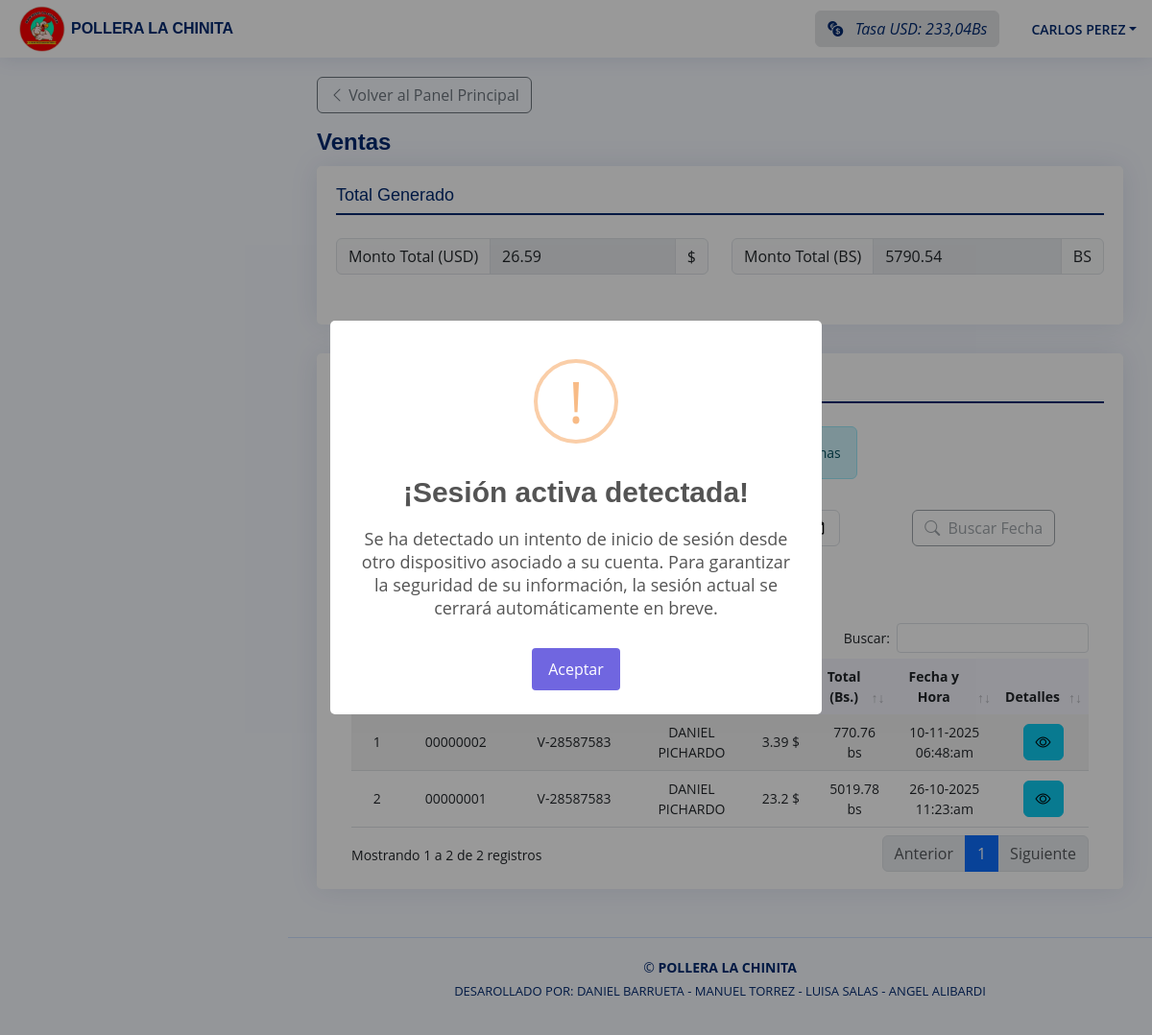
/vista/venta.php (signed in), run on an earlier commit of the app's database.
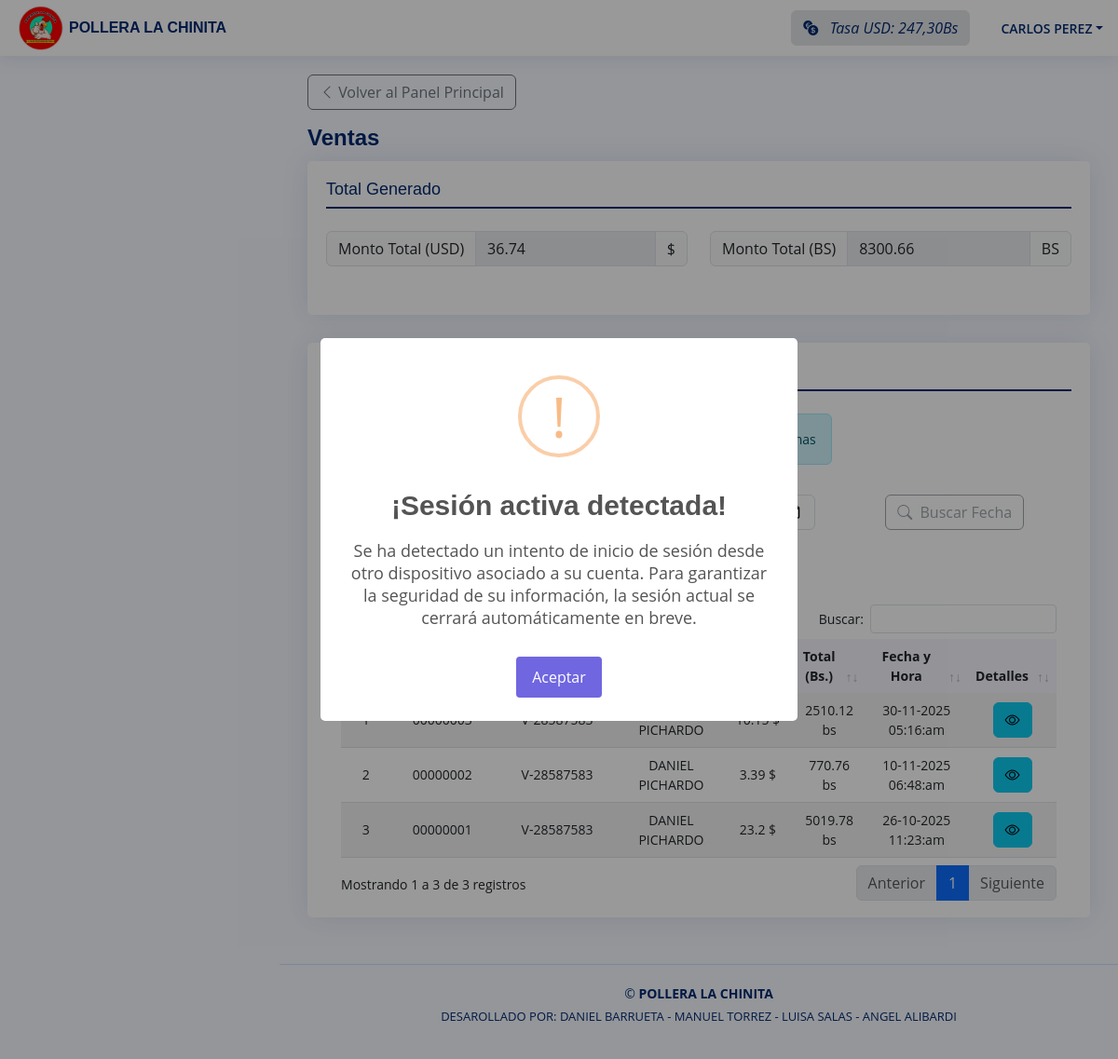
And on a later commit of the database.
### tables this page shows
CREATE TABLE `venta` (
  `id_venta` int NOT NULL,
  `fecha_venta` datetime NOT NULL,
  `sub_total_dolares` float NOT NULL,
  `sub_total_bs` float NOT NULL,
  `monto_total_dolares` float NOT NULL,
  `monto_total_bolivares` float NOT NULL,
  `id_usuario` int NOT NULL,
  `id_cliente` int NOT NULL
);

CREATE TABLE `cliente` (
  `id_cliente` int NOT NULL,
  `cedula` varchar(11) NOT NULL,
  `nombre` varchar(40) NOT NULL,
  `telefono` varchar(11) NOT NULL
);

### modelo/modeloPrincipal.php (called while the page is built, shortened)
<?php
class modeloPrincipal {
    public static function Conexion(){
        if(!$con = mysqli_connect(SERVER, USER, PASSWORD)){
            die("Los datos de conexión con la base de datos ingresados son incorrectos, por favor verifique");
        }
        mysqli_set_charset($con, "utf8");
        return $con;
    }
    public static function consultar($query) {
        if (!$consul = mysqli_query(Self::Conexion(),$query)) {
            mysqli_query(Self::Conexion(),"ROLLBACK;");
            die(mysqli_error($query).' Error en la consulta SQL ejecutada ');
        }else{
            mysqli_query(Self::Conexion(),"COMMIT;");
        }
        return $consul;
    }
    public static function encryption($string) {
        $key = SECRET_KEY;
        $result = '';
            for($i=0; $i<strlen($string); $i++) {
                $char = substr($string, $i, 1);
                $keychar = substr($key, ($i % strlen($key))-1, 1);
                $char = chr(ord($char)+ord($keychar));
                $result.=$char;
            }
        return base64_encode($result);
    }
    public static function encryptionId($id) {
        $idModificada = $id * 10;
        $idModificada = self::encryption($idModificada);
        return $idModificada;
    }
    public static function obtener_precio_dolar(){
        $id_dolar = self::obtener_id_precio_dolar();
        $precio_dolar_actual = mysqli_fetch_array(modeloPrincipal::consultar("SELECT dolar from dolar WHERE id_dolar = $id_dolar "))['dolar'];
        return $precio_dolar_actual;
    }
    public static function obtener_id_precio_dolar(){
        $precio_dolar_actual = modeloPrincipal::consultar("SELECT MAX(id_dolar) AS id FROM dolar");
        if(mysqli_num_rows($precio_dolar_actual) < 1) {
            return 0;
        }else{
            $precio_dolar_actual = mysqli_fetch_array($precio_dolar_actual)['id'];
            return $precio_dolar_actual;
        }
    }
    public static function verificar_permisos_requeridos ($permisos_requeridos) {
        foreach ($permisos_requeridos as $permiso) {
            if (array_key_exists($permiso, $_SESSION['permisosRol'])) {
                return true;
            }
        }
        return false;
    }
}

### modelo/venta_model.php (the view, shortened to what this page needs)
<?php
class venta_model extends modeloPrincipal {
    public static function generar_numero($num){
        $id_generate = "0";
        $vueltas = 8 - strlen($num);
        for ($i=0; $i < 7; $i++) {
            if (strlen($id_generate) < $vueltas){
                $id_generate .= "0";
            }else{
                $id_generate .= $num;
                break;
            }
        }
        return $id_generate;
    }
    public static function lista_ventas_realizadas($fecha_inicio, $fecha_fin){
        if($fecha_inicio == "" && $fecha_fin == ""){
            $ventas_realizadas = modeloPrincipal::consultar("SELECT V.id_venta, C.cedula, C.nombre,
                V.monto_total_bolivares, V.monto_total_dolares, V.fecha_venta, V.id_usuario, C.id_cliente
                FROM venta as V
                INNER JOIN cliente as C ON V.id_cliente = C.id_cliente
                ORDER BY V.id_venta DESC LIMIT 100");
        }
        $d_venta = modeloPrincipal::verificar_permisos_requeridos(['d_venta']);
        if(mysqli_num_rows($ventas_realizadas) > 0){
            $i = 1 ;
            while($row = mysqli_fetch_array($ventas_realizadas)){ ?>
                <tr>
                    <td class="text-center col"><?= $i++ ?></td>
                    <td class="text-center col"><?= self::generar_numero( $row['id_venta']) ?></td>
                    <td class="text-center col"><?= $row['cedula'] ?></td>
                    <td class="text-center col"><?= $row['nombre'] ?></td>
                    <td class="text-center col"><?= $row['monto_total_dolares'].' $' ?></td>
                    <td class="text-center col"><?= $row['monto_total_bolivares'].' bs' ?></td>
                    <td class="text-center col"><?= date ("d-m-Y h:i:a",strtotime($row['fecha_venta'])) ?></td>
                    <?php if ($d_venta == '1') :?>
                        <td class="text-center col">
                            <button
                                class="btn_modal btn btn-info "
                                value="<?= modeloPrincipal::encryptionId($row['id_venta']) ?>"
                                modal="ventaDetalles"
                                data-bs-toggle="modal"
                                data-bs-target="#modal">
                                    <i class="bi bi-eye"></i>
                            </button>
                        </td>
                    <?php endif; ?>
                </tr>
            <?php }
        }
    }
        while($row = mysqli_fetch_array($ventas_del_dia)){ ?>
        <?php }
    public static function totales_ventas() {
        $totales_ventas = mysqli_fetch_array(modeloPrincipal::consultar("SELECT
            ROUND(sum(monto_total_dolares) , 2) AS total_de_ventas_dolares,
            ROUND(sum(monto_total_bolivares) , 2) AS total_de_ventas_bs
            FROM venta
            ORDER BY id_venta DESC"));
        $total_de_ventas_dolares = $totales_ventas['total_de_ventas_dolares'];
        $total_de_ventas_bs = $totales_ventas['total_de_ventas_bs'];
        return [
            'dolares' => $total_de_ventas_dolares,
            'bs' => $total_de_ventas_bs
        ];
    }
}

### vista/venta.php (shortened to what this page needs)
<?php
$permiso_venta = modeloPrincipal::verificar_permisos_requeridos($_SESSION['permisosRequeridos']['venta']);
$d_venta = modeloPrincipal::verificar_permisos_requeridos(['d_venta']);
if ($permiso_venta) { ?>
  <!DOCTYPE html>
  <html lang="en">
    <head>
      <?php
        include_once "../include/css_include.php";
      ?>
    </head>
    <body>
      <?php
        include_once "../include/header.php";
        $totales_ventas = venta_model::totales_ventas();
        $total_hoy_en_dolares = $totales_ventas['dolares'];
        $total_hoy_en_bolivares = $totales_ventas['bs'];
        $fecha_inicio = $_POST['fecha_inicio'];
        $fecha_fin = $_POST['fecha_fin'];
      ?>
      <main id="main" class="main">
        <div class="pagetitle">
          <a class="btn btn-outline-secondary mb-3" href="./">
              <i class="bi bi-chevron-left"></i>
              <span>Volver al Panel Principal</span>
          </a>
          <h1> Ventas </h1>
        </div>
        <section class="section dashboard">
          <div class="row">
            <div class="col-lg-12">
              <div class="card">
                <div class="card-body">
                  <h5 class="card-title">Total Generado</h5>
                  <div class="row">
                    <div class="col-12 col-sm-6 col-md-6 col-lg-6 mb-3">
                      <div class="input-group mb-3">
                        <span class="input-group-text" id="basic-addon1">Monto Total (USD)</span>
                        <input type="text" class="form-control" disabled id="TotalUSD" readOnly value="<?= ($total_hoy_en_dolares == "") ? 0 : $total_hoy_en_dolares ?>">
                        <span class="input-group-text" id="basic-addon1">$</span>
                      </div>
                    </div>
                    <div class="col-12 col-sm-6 col-md-6 col-lg-6 mb-3">
                      <div class="input-group mb-3">
                        <span class="input-group-text" id="basic-addon1">Monto Total (BS)</span>
                        <input type="text" class="form-control" disabled id="TotalBS" readOnly value="<?= ($total_hoy_en_bolivares == "") ? 0 : $total_hoy_en_bolivares ?>">
                        <span class="input-group-text" id="basic-addon1">BS</span>
                      </div>
                    </div>
                  </div>
                </div>
              </div>
            </div>
            <div class="col-lg-12">
              <div class="card top-selling overflow-auto">
                <div class="card-body pb-0">
                  <h5 class="card-title">Listado de Ventas</h5>
                  <form method="post" class="row mb-3" id="rango_fechas">
                    <div class="col-12 col-sm-12 col-md-12 mb-3">
                      <p class="alert alert-info bi bi-exclamation-circle" style="width: fit-content;">
                      </p>
                    </div>
                    <div class="col-12 col-sm-12 col-md-4 mb-3">
                      <div class="input-group mb-3 justify-content-center">
                        <span class="input-group-text">Desde</span>
                      </div>
                    </div>
                    <div class="col-12 col-sm-12 col-md-4 mb-3">
                      <div class="input-group mb-3 justify-content-center">
                        <span class="input-group-text">Hasta</span>
                      </div>
                    </div>
                    <div class="col-12 col-sm-12 col-md-4 mb-3 text-center">
                      <button type="submit" disabled class="btn btn-outline-secondary bi bi-search" id="btn_fechas">&nbsp; Buscar Fecha</button>
                    </div>
                  </form>
                  <div class="p-3 table-responsive">
                    <table class="table table-striped example" id="example">
                      <thead>
                        <tr>
                            <th class="col text-center" scope="col" style="width: 5%;">N.°</th>
                            <th class="col text-center" scope="col">N.° de Factura</th>
                            <th class="col text-center" scope="col">Cédula/RIF Cliente</th>
                            <th class="col text-center" scope="col">Cliente</th>
                            <th class="col text-center" scope="col" style="width: 10%;">Total (USD)</th>
                            <th class="col text-center" scope="col" style="width: 10%;">Total (Bs.)</th>
                            <th class="col text-center" scope="col">Fecha y Hora</th>
                          <?php if ($d_venta == '1') : ?>
                            <th class="col text-center" scope="col" style="width: 8%;">Detalles</th>
                          <?php endif; ?>
                        </tr>
                      </thead>
                      <tbody id="tbody">
                        <?php venta_model::lista_ventas_realizadas($fecha_inicio, $fecha_fin); ?>
                      </tbody>
                    </table>
                  </div>
                </div>
              </div>
            </div>
          </div>
        </section>
      </main>
      <?php
        include_once "../include/footer.php";
      ?>
<?php }else{
  bitacora::intento_de_acceso_a_vista_sin_permisos("lista de ventas realizadas");
}

### include/css_include.php (shortened to what this page needs)
<link href="./css/sweetalert2.min.css" rel="stylesheet">
<link href="./css/toastify.css" rel="stylesheet">
<link href="./css/main.css" rel="stylesheet">
<link rel="stylesheet" href="./css/select2.min.css">
<link href="./css/bootstrap.min.css" rel="stylesheet">
<link href="./css/bootstrap-icons.css" rel="stylesheet">
<link href="./css/dataTables.bootstrap5.min.css" rel="stylesheet">
<link href="./css/animate.min.css" rel="stylesheet">
<link href="assets/css/style.css" rel="stylesheet">

### include/header.php (shortened to what this page needs)
<header id="header" class="header fixed-top d-flex align-items-center">
  <div class="d-flex align-items-center justify-content-between">
    <a href="./" class="logo d-flex align-items-center">
      <img src="img/favicon.ico" alt="">
      <span class="d-none d-lg-block">POLLERA LA CHINITA</span>
    </a>
  </div>
  <?php
    $precio_dolar_actual = modeloPrincipal::obtener_precio_dolar();
  ?>
  <nav class="header-nav ms-auto">
    <ul class="d-flex align-items-center">
      <li class="nav-item dropdown">
        <button class="btn bg-secondary-light nav-icon fst-italic fs-6" data-bs-toggle="dropdown">
          <i class="bi bi-currency-exchange"></i>
          &nbsp; Tasa USD: <span id="tasa_dolar"><?= number_format((float)$precio_dolar_actual, 2, ',', '.') ?></span>Bs
        </button>
      </li>
      <li class="nav-item dropdown pe-3">
        <button class="nav-link nav-profile d-flex align-items-center pe-0" data-bs-toggle="dropdown">
          <span class="d-none d-md-block dropdown-toggle ps-2"><?= $_SESSION['dataUsuario']['nombre']." ".$_SESSION['dataUsuario']['apellido']; ?></span>
        </button>
      </li>
    </ul>
  </nav>
</header>

### include/footer.php (shortened to what this page needs)
<footer id="footer" class="footer">
  <div class="copyright"> &copy; <strong><span>POLLERA LA CHINITA</span></strong> </div>
  <div class="credits"> <p>DESAROLLADO POR:  DANIEL BARRUETA - MANUEL TORREZ - LUISA SALAS - ANGEL ALIBARDI </p> </div>
</footer>

### vista/css/main.css (style rules this page uses)
* { margin: 0; padding: 0; box-sizing: border-box; -moz-box-sizing: border-box; }

### vista/assets/css/style.css (style rules this page uses)
:root { scroll-behavior: smooth; }
body { font-family: "Open Sans", sans-serif; background: #f6f9ff; color: #444444; }
a { color: #4154f1; text-decoration: none; }
h1, h2, h3, h4, h5, h6 { font-family: "Nunito", sans-serif; }
#main { margin-top: 60px; padding: 20px 30px; transition: all 0.3s; }
.pagetitle { margin-bottom: 10px; }
.pagetitle h1 { font-size: 24px; margin-bottom: 0; font-weight: 600; color: #012970; }
.bg-secondary-light { background-color: #e2e3e5; border-color: #e2e3e5; }
.card { margin-bottom: 30px; border: none; border-radius: 5px; box-shadow: 0px 0 30px rgba(1, 41, 112, 0.1); }
.card-title { padding: 20px 0 15px 0; font-size: 18px; font-weight: 500; color: #012970; font-family: "Poppins", sans-serif; }
.card-body { padding: 0 20px 20px 20px; }
.logo { line-height: 1; }
@media (min-width: 1200px) { .logo { width: 280px; } }
.logo img { margin-right: 6px; width: 3rem; height: 3rem; }
.logo span { font-size: 1rem; font-weight: 700; color: #012970; font-family: "Nunito", sans-serif; }
.header { transition: all 0.5s; z-index: 997; height: 60px; box-shadow: 0px 2px 20px rgba(1, 41, 112, 0.1); background-color: #fff; padding-left: 20px; }
.header-nav ul { list-style: none; }
.header-nav>ul { margin: 0; padding: 0; }
.header-nav .nav-icon { font-size: 22px; color: #012970; margin-right: 25px; position: relative; }
.header-nav .nav-profile { color: #012970; }
.header-nav .nav-profile span { font-size: 14px; font-weight: 600; }
@media (min-width: 1200px) { #main, #footer { margin-left: 300px; } }
.dashboard .top-selling { font-size: 14px; }
.dashboard .top-selling .table thead { background: #f6f6fe; }
.dashboard .top-selling .table thead th { border: 0; }
.dashboard .top-selling .table tbody td { vertical-align: middle; }
.footer { padding: 20px 0; font-size: 14px; transition: all 0.3s; border-top: 1px solid #cddfff; }
.footer .copyright { text-align: center; color: #012970; }
.footer .credits { padding-top: 5px; text-align: center; font-size: 13px; color: #012970; }

### include/css_include.php (style rules this page uses)
.card-title { margin-bottom: 1.5rem; border-bottom: 2px solid #012970; padding-bottom: 0.5rem; }

What changed in the data, as far as the page shows it:
added venta: monto_total_bolivares "2510.12", fecha_venta "30-11-2025 05:16:am"
Also different on the page:
$precio_dolar_actual: "233,04" → "247,30"
form field value: "26.59" → "36.74"
form field value: "5790.54" → "8300.66"
text written by a page script: "Buscar: Mostrando 1 a 2 de 2 registros Anterior 1 Siguiente" → "Buscar: Mostrando 1 a 3 de 3 registros Anterior 1 Siguiente"
